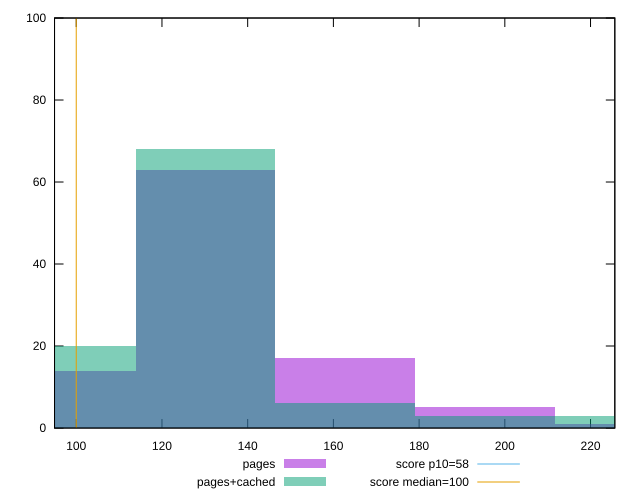

gnuplot code for this plot:
reset

$pages <<EOF
195.31826575427476 5
227.8713100466539 1
162.76522146189564 17
130.2121771695165 63
97.65913287713738 14
EOF

$pagesCached <<EOF
195.31826575427476 3
130.2121771695165 68
227.8713100466539 3
97.65913287713738 20
162.76522146189564 6
EOF

set key outside below
set boxwidth 32.55304429237913
set xrange [94.93333333333334:225.66666666666669]
set yrange [0:100]
set trange [0:100]
set style fill transparent solid 0.5 noborder

set parametric
set terminal svg size 640, 500 enhanced background rgb 'white'
set output "report_00009_2021-02-08T22-37-41.559Z/estimated-input-latency/comparison/histogram/0_vs_1.svg"

plot $pages title "pages" with boxes, \
     $pagesCached title "pages+cached" with boxes, \
     58,t title "score p10=58", \
     100,t title "score median=100"

reset
